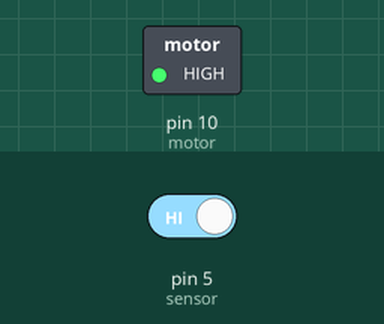
Bench run of a sketch on a simulated Arduino Uno, built with avr-gcc and run on an emulated ATmega328P. Shown: switched loads named in the sketch (green lamp = pin HIGH). The inputs (shaded band) are chosen by the test bench; at power-on: pin 5 (sensor) HIGH.

Above: at 1.2 s.
1.3 s: pin 5 (sensor) driven LOW
At 1.9 s:
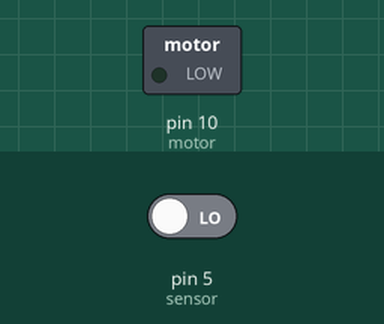
2.8 s: pin 5 (sensor) driven HIGH
At 4.2 s:
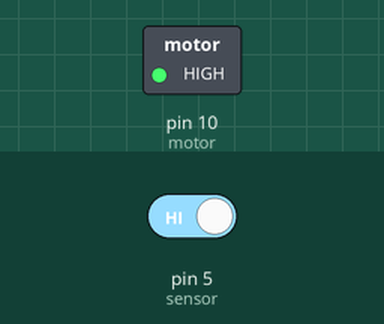
Timing chart, 0 to 5.8 s (numbered marks = the images above; inputs shaded):
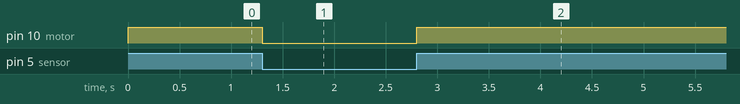

Measured:
- after the input at 1.3 s, pin 10 (motor): HIGH → LOW at once
- after the input at 2.8 s, pin 10 (motor): LOW → HIGH at once

The sketch:

step3.ino
```cpp
int motor = 10; //모터 10번핀으로 제어
int sensor = 5; //센서 5번핀으로 제어

void setup()  {
  pinMode(motor, OUTPUT);
  pinMode(sensor, INPUT_PULLUP); //센서사용/인풋_풀업
}

void loop()  {
  if (digitalRead(sensor) == LOW) { //센서에 감지됐을때
    digitalWrite(motor , LOW);
  }
  else
    digitalWrite(motor , HIGH);
}
```
